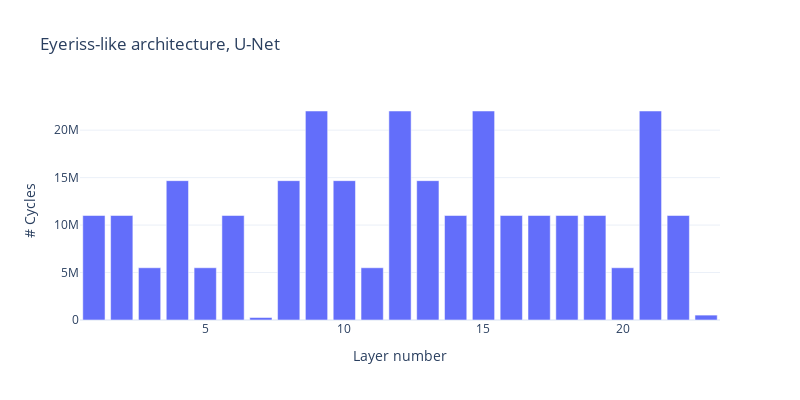
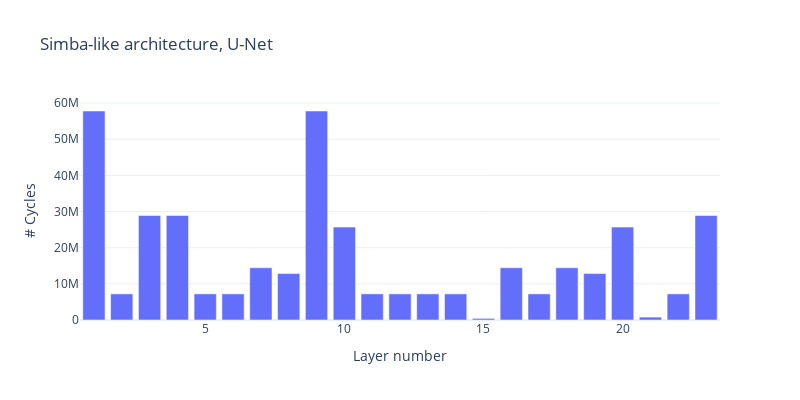
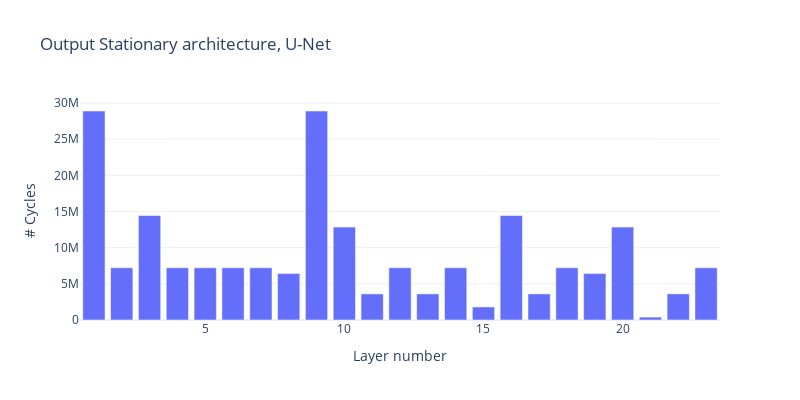
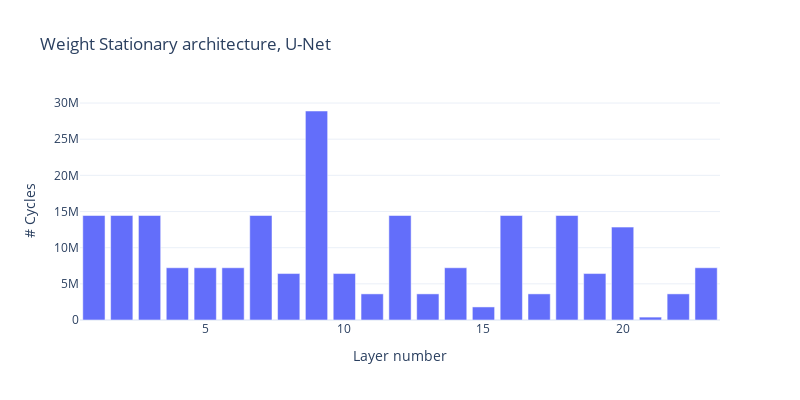

Source (notebook cell) for these figures, in order:
### Code cell
import plotly.graph_objs as go
import plotly.io as pio


for arch in ['eyeriss', 'simba', 'simple_output_stationary', 'simple_weight_stationary']:
    data = all_stats[arch]["cycles"]

    trace = go.Bar(
                x=list(range(1, len(data) + 1)),
                y=data
                # marker_color=cb_friendly_colors[metric]
            )

    layout = go.Layout(
        title=f"{mapping_archs[arch]} architecture, U-Net",
        template="plotly_white",
        xaxis=dict(title="Layer number"),
        yaxis=dict(title="# Cycles"),
        width=800, height=400
    )

    # Create a Figure
    fig = go.Figure(data=trace, layout=layout)

    # Show the figure
    pio.show(fig)

### Figure 1 — Plotly figure (JSON) as saved in the notebook; plotly's stock layout.template omitted (floating-point values rounded to 4 significant figures)
{"data": [{"type": "bar", "x": [1, 2, 3, 4, 5, 6, 7, 8, 9, 10, 11, 12, 13, 14, 15, 16, 17, 18, 19, 20, 21, 22, 23], "y": [11010048, 11010048, 5505024, 14680064, 5505024, 11010048, 263424, 14680064, 22020096, 14680064, 5505024, 22020096, 14680064, 11010048, 22020096, 11010048, 11010048, 11010048, 11010048, 5505024, 22020096, 11010048, 516096]}], "layout": {"height": 400, "title": {"text": "Eyeriss-like architecture, U-Net"}, "width": 800, "xaxis": {"title": {"text": "Layer number"}}, "yaxis": {"title": {"text": "# Cycles"}}}}

### Figure 2 — Plotly figure (JSON) as saved in the notebook; plotly's stock layout.template omitted (floating-point values rounded to 4 significant figures)
{"data": [{"type": "bar", "x": [1, 2, 3, 4, 5, 6, 7, 8, 9, 10, 11, 12, 13, 14, 15, 16, 17, 18, 19, 20, 21, 22, 23], "y": [57802752, 7225344, 28901376, 28901376, 7225344, 7225344, 14450688, 12845056, 57802752, 25690112, 7225344, 7225344, 7225344, 7225344, 451584, 14450688, 7225344, 14450688, 12845056, 25690112, 802816, 7225344, 28901376]}], "layout": {"height": 400, "title": {"text": "Simba-like architecture, U-Net"}, "width": 800, "xaxis": {"title": {"text": "Layer number"}}, "yaxis": {"title": {"text": "# Cycles"}}}}

### Figure 3 — Plotly figure (JSON) as saved in the notebook; plotly's stock layout.template omitted (floating-point values rounded to 4 significant figures)
{"data": [{"type": "bar", "x": [1, 2, 3, 4, 5, 6, 7, 8, 9, 10, 11, 12, 13, 14, 15, 16, 17, 18, 19, 20, 21, 22, 23], "y": [28901376, 7225344, 14450688, 7225344, 7225344, 7225344, 7225344, 6422528, 28901376, 12845056, 3612672, 7225344, 3612672, 7225344, 1806336, 14450688, 3612672, 7225344, 6422528, 12845056, 401408, 3612672, 7225344]}], "layout": {"height": 400, "title": {"text": "Output Stationary architecture, U-Net"}, "width": 800, "xaxis": {"title": {"text": "Layer number"}}, "yaxis": {"title": {"text": "# Cycles"}}}}

### Figure 4 — Plotly figure (JSON) as saved in the notebook; plotly's stock layout.template omitted (floating-point values rounded to 4 significant figures)
{"data": [{"type": "bar", "x": [1, 2, 3, 4, 5, 6, 7, 8, 9, 10, 11, 12, 13, 14, 15, 16, 17, 18, 19, 20, 21, 22, 23], "y": [14450688, 14450688, 14450688, 7225344, 7225344, 7225344, 14450688, 6422528, 28901376, 6422528, 3612672, 14450688, 3612672, 7225344, 1806336, 14450688, 3612672, 14450688, 6422528, 12845056, 401408, 3612672, 7225344]}], "layout": {"height": 400, "title": {"text": "Weight Stationary architecture, U-Net"}, "width": 800, "xaxis": {"title": {"text": "Layer number"}}, "yaxis": {"title": {"text": "# Cycles"}}}}
